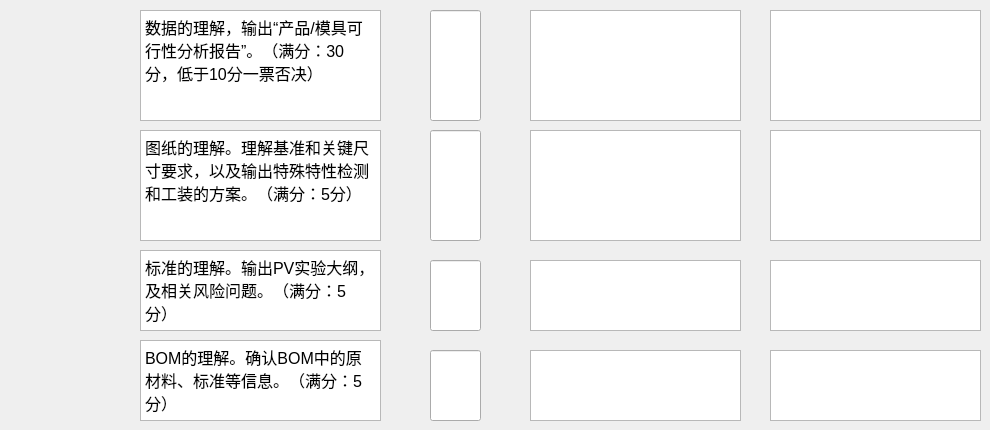
           <widget class="QWidget" name="tab_2">
            <attribute name="title">
             <string>Tab 2</string>
            </attribute>
            <widget class="QTextBrowser" name="textBrowser_5">
             <property name="geometry">
              <rect>
               <x>140</x>
               <y>10</y>
               <width>241</width>
               <height>111</height>
              </rect>
             </property>
             <property name="html">
              <string>&lt;!DOCTYPE HTML PUBLIC &quot;-//W3C//DTD HTML 4.0//EN&quot; &quot;http://www.w3.org/TR/REC-html40/strict.dtd&quot;&gt;
&lt;html&gt;&lt;head&gt;&lt;meta name=&quot;qrichtext&quot; content=&quot;1&quot; /&gt;&lt;style type=&quot;text/css&quot;&gt;
p, li { white-space: pre-wrap; }
&lt;/style&gt;&lt;/head&gt;&lt;body style=&quot; font-family:'SimSun'; font-size:9pt; font-weight:400; font-style:normal;&quot;&gt;
&lt;p style=&quot; margin-top:0px; margin-bottom:0px; margin-left:0px; margin-right:0px; -qt-block-indent:0; text-indent:0px;&quot;&gt;&lt;span style=&quot; font-size:12pt;&quot;&gt;数据的理解，输出“产品/模具可行性分析报告”。（满分：30分，低于10分一票否决）&lt;/span&gt;&lt;/p&gt;&lt;/body&gt;&lt;/html&gt;</string>
             </property>
            </widget>
            <widget class="QLineEdit" name="exTechM5">
             <property name="geometry">
              <rect>
               <x>430</x>
               <y>10</y>
               <width>51</width>
               <height>111</height>
              </rect>
             </property>
            </widget>
            <widget class="QTextEdit" name="exTechDesF5">
             <property name="geometry">
              <rect>
               <x>530</x>
               <y>10</y>
               <width>211</width>
               <height>111</height>
              </rect>
             </property>
            </widget>
            <widget class="QTextEdit" name="exTechDesA5">
             <property name="geometry">
              <rect>
               <x>770</x>
               <y>10</y>
               <width>211</width>
               <height>111</height>
              </rect>
             </property>
            </widget>
            <widget class="QTextBrowser" name="textBrowser_6">
             <property name="geometry">
              <rect>
               <x>140</x>
               <y>130</y>
               <width>241</width>
               <height>111</height>
              </rect>
             </property>
             <property name="html">
              <string>&lt;!DOCTYPE HTML PUBLIC &quot;-//W3C//DTD HTML 4.0//EN&quot; &quot;http://www.w3.org/TR/REC-html40/strict.dtd&quot;&gt;
&lt;html&gt;&lt;head&gt;&lt;meta name=&quot;qrichtext&quot; content=&quot;1&quot; /&gt;&lt;style type=&quot;text/css&quot;&gt;
p, li { white-space: pre-wrap; }
&lt;/style&gt;&lt;/head&gt;&lt;body style=&quot; font-family:'SimSun'; font-size:9pt; font-weight:400; font-style:normal;&quot;&gt;
&lt;p style=&quot; margin-top:0px; margin-bottom:0px; margin-left:0px; margin-right:0px; -qt-block-indent:0; text-indent:0px;&quot;&gt;&lt;span style=&quot; font-size:12pt;&quot;&gt;图纸的理解。理解基准和关键尺寸要求，以及输出特殊特性检测和工装的方案。（满分：5分）&lt;/span&gt;&lt;/p&gt;&lt;/body&gt;&lt;/html&gt;</string>
             </property>
            </widget>
            <widget class="QLineEdit" name="exTechM6">
             <property name="geometry">
              <rect>
               <x>430</x>
               <y>130</y>
               <width>51</width>
               <height>111</height>
              </rect>
             </property>
            </widget>
            <widget class="QTextEdit" name="exTechDesF6">
             <property name="geometry">
              <rect>
               <x>530</x>
               <y>130</y>
               <width>211</width>
               <height>111</height>
              </rect>
             </property>
            </widget>
            <widget class="QTextEdit" name="exTechDesA6">
             <property name="geometry">
              <rect>
               <x>770</x>
               <y>130</y>
               <width>211</width>
               <height>111</height>
              </rect>
             </property>
            </widget>
            <widget class="QTextBrowser" name="textBrowser_7">
             <property name="geometry">
              <rect>
               <x>140</x>
               <y>250</y>
               <width>241</width>
               <height>81</height>
              </rect>
             </property>
             <property name="html">
              <string>&lt;!DOCTYPE HTML PUBLIC &quot;-//W3C//DTD HTML 4.0//EN&quot; &quot;http://www.w3.org/TR/REC-html40/strict.dtd&quot;&gt;
&lt;html&gt;&lt;head&gt;&lt;meta name=&quot;qrichtext&quot; content=&quot;1&quot; /&gt;&lt;style type=&quot;text/css&quot;&gt;
p, li { white-space: pre-wrap; }
&lt;/style&gt;&lt;/head&gt;&lt;body style=&quot; font-family:'SimSun'; font-size:9pt; font-weight:400; font-style:normal;&quot;&gt;
&lt;p style=&quot; margin-top:0px; margin-bottom:0px; margin-left:0px; margin-right:0px; -qt-block-indent:0; text-indent:0px;&quot;&gt;&lt;span style=&quot; font-size:12pt;&quot;&gt;标准的理解。输出PV实验大纲，及相关风险问题。（满分：5分）&lt;/span&gt;&lt;/p&gt;&lt;/body&gt;&lt;/html&gt;</string>
             </property>
            </widget>
            <widget class="QLineEdit" name="exTechM7">
             <property name="geometry">
              <rect>
               <x>430</x>
               <y>260</y>
               <width>51</width>
               <height>71</height>
              </rect>
             </property>
            </widget>
            <widget class="QTextEdit" name="exTechDesF7">
             <property name="geometry">
              <rect>
               <x>530</x>
               <y>260</y>
               <width>211</width>
               <height>71</height>
              </rect>
             </property>
            </widget>
            <widget class="QTextEdit" name="exTechDesA7">
             <property name="geometry">
              <rect>
               <x>770</x>
               <y>260</y>
               <width>211</width>
               <height>71</height>
              </rect>
             </property>
            </widget>
            <widget class="QTextBrowser" name="textBrowser_8">
             <property name="geometry">
              <rect>
               <x>140</x>
               <y>340</y>
               <width>241</width>
               <height>81</height>
              </rect>
             </property>
             <property name="html">
              <string>&lt;!DOCTYPE HTML PUBLIC &quot;-//W3C//DTD HTML 4.0//EN&quot; &quot;http://www.w3.org/TR/REC-html40/strict.dtd&quot;&gt;
&lt;html&gt;&lt;head&gt;&lt;meta name=&quot;qrichtext&quot; content=&quot;1&quot; /&gt;&lt;style type=&quot;text/css&quot;&gt;
p, li { white-space: pre-wrap; }
&lt;/style&gt;&lt;/head&gt;&lt;body style=&quot; font-family:'SimSun'; font-size:9pt; font-weight:400; font-style:normal;&quot;&gt;
&lt;p style=&quot; margin-top:0px; margin-bottom:0px; margin-left:0px; margin-right:0px; -qt-block-indent:0; text-indent:0px;&quot;&gt;&lt;span style=&quot; font-size:12pt;&quot;&gt;BOM的理解。确认BOM中的原材料、标准等信息。（满分：5分）&lt;/span&gt;&lt;/p&gt;&lt;/body&gt;&lt;/html&gt;</string>
             </property>
            </widget>
            <widget class="QLineEdit" name="exTechM8">
             <property name="geometry">
              <rect>
               <x>430</x>
               <y>350</y>
               <width>51</width>
               <height>71</height>
              </rect>
             </property>
            </widget>
            <widget class="QTextEdit" name="exTechDesF8">
             <property name="geometry">
              <rect>
               <x>530</x>
               <y>350</y>
               <width>211</width>
               <height>71</height>
              </rect>
             </property>
            </widget>
            <widget class="QTextEdit" name="exTechDesA8">
             <property name="geometry">
              <rect>
               <x>770</x>
               <y>350</y>
               <width>211</width>
               <height>71</height>
              </rect>
             </property>
            </widget>
           </widget>
